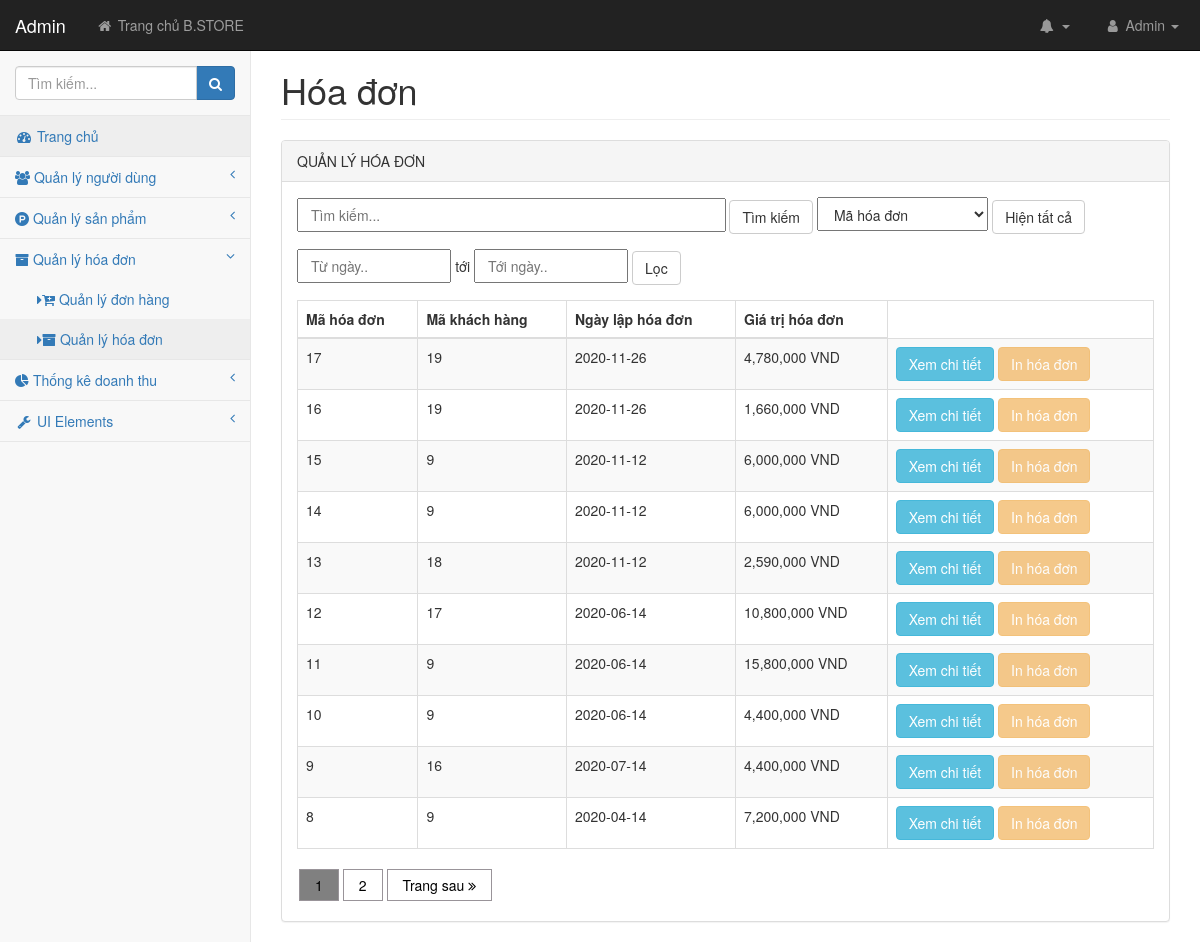
Screenshot of /admin/pages/hoadonlist.php (signed in) with the database file from the repository.
### tables this page shows
CREATE TABLE `tbl_hoadon` (
  `maHoaDon` int(11) NOT NULL,
  `maKhachHang` int(11) NOT NULL,
  `ngayDat` date NOT NULL,
  `giaTriHD` int(11) NOT NULL
);

### admin/lib/database.php (called while the page is built, shortened)
<?php
Class Database{
   public $host   = DB_HOST;
   public $user   = DB_USER;
   public $pass   = DB_PASS;
   public $dbname = DB_NAME;
   public $link;
private function connectDB(){
   $this->link = new mysqli($this->host, $this->user, $this->pass,
    $this->dbname);
 }
public function select($query){
  $result = $this->link->query($query) or
   die($this->link->error.__LINE__);
  if($result->num_rows > 0){
    return $result;
  } else {
    return false;
  }
 }
}

### admin/classes/hoadon.php (called while the page is built, shortened)
<?php
    require_once '../lib/database.php';
?>
<?php
    class hoadon
    {
        private $db;
        public function __construct()
        {
            $this->db = new Database();
        }
        public function show_hoadonPhanTrang()
        {
            $sanPhamTungTrang = 10;
            if (!isset($_GET['trang'])){
                    $trang = 1;
            }else{
                    $trang = $_GET['trang'];
            }
            $tungTrang = ($trang - 1) * $sanPhamTungTrang;
           if (isset($_GET['wordSearch']) && !empty($_GET['wordSearch']) ){
                if (isset($_GET['timTheo']) && !empty($_GET['timTheo']) ){
                    $wordSearch = $_GET['wordSearch'];
                    $timTheo = $_GET['timTheo'];
                    if ($timTheo == "Mã hóa đơn"){
                        $query = "SELECT * FROM tbl_hoadon WHERE maHoaDon LIKE '%$wordSearch%' ORDER BY maHoaDon DESC LIMIT $tungTrang, $sanPhamTungTrang ";
                    }
                    if ($timTheo == "Mã khách hàng"){
                        $query = "SELECT * FROM tbl_hoadon WHERE maKhachHang LIKE '%$wordSearch%' ORDER BY maHoaDon DESC LIMIT $tungTrang, $sanPhamTungTrang";
                    }
                    if ($timTheo == "Ngày lập hóa đơn"){
                        $query = "SELECT * FROM tbl_hoadon WHERE ngayDat LIKE '%$wordSearch%' ORDER BY maHoaDon DESC LIMIT $tungTrang, $sanPhamTungTrang  ";
                    }
                }
            }else{
                    $query = "SELECT * FROM tbl_hoadon ORDER BY maHoaDon DESC LIMIT $tungTrang, $sanPhamTungTrang ";
            }
            $result = $this->db->select($query);
            return $result;
        }
        public function getAllHoaDon()
        {
            if (isset($_GET['wordSearch']) && !empty($_GET['wordSearch']) ){
                if (isset($_GET['timTheo']) && !empty($_GET['timTheo']) ){
                    $wordSearch = $_GET['wordSearch'];
                    $timTheo = $_GET['timTheo'];
                    if ($timTheo == "Mã hóa đơn"){
                        $query = "SELECT * FROM tbl_hoadon WHERE maHoaDon LIKE '%$wordSearch%' ORDER BY maHoaDon DESC  ";
                    }
                    if ($timTheo == "Mã khách hàng"){
                        $query = "SELECT * FROM tbl_hoadon WHERE maKhachHang LIKE '%$wordSearch%' ORDER BY maHoaDon DESC ";
                    }
                    if ($timTheo == "Ngày lập hóa đơn"){
                        $query = "SELECT * FROM tbl_hoadon WHERE ngayDat LIKE '%$wordSearch%' ORDER BY maHoaDon DESC   ";
                    }
                }
            }else{
                    $query = "SELECT * FROM tbl_hoadon ORDER BY maHoaDon DESC ";
            }
            $result = $this->db->select($query);
            return $result;
        }
    }
?>

### admin/pages/hoadonlist.php (the view, shortened to what this page needs)
<?php
    include 'header.php';
?>
<?php  include_once '../classes/hoadon.php' ?>
<?php
    $hoadon = new hoadon();
?>
            <div id="page-wrapper">
                <div class="container-fluid">
                    <div class="row">
                        <div class="col-lg-12">
                            <h1 class="page-header">Hóa đơn</h1>
                        </div>
                    </div>
                    <div class="row">
                        <div class="col-lg-12">
                            <div class="panel panel-default">
                                <div class="panel-heading">
                                    QUẢN LÝ HÓA ĐƠN
                                </div>
                                <div class="panel-body">
                                     <form action="" method="get" style="margin-bottom: 15px;">
                                       <input type="text" name="wordSearch" placeholder="Tìm kiếm..." style="width: 50%;height: 34px;padding: 6px 12px;font-size: 14px;" value="<?php if (isset($_GET['wordSearch'])  && !empty($_GET['wordSearch']) ) echo $_GET['wordSearch'];?>" autofocus>
                                        <input type="submit" name="action" value="Tìm kiếm" class="btn btn-default" >
                                       <select class="inputAddProduct" name="timTheo" style="width: 20%;" required>
                                            <option value="Mã hóa đơn">Mã hóa đơn</option>
                                        </select>
                                        <a href="hoadonlist.php"><input type="button" name="search" value="Hiện tất cả" class="btn btn-default" ></a>
                                    </form>
                                    <form action="" method="get" style="margin-bottom: 15px;">
                                       <input type="text" name="ngaytruoc" placeholder="Từ ngày.." id="datepicker1" value="<?php if (isset($_GET['ngaytruoc'])) echo $_GET['ngaytruoc'] ?>" style="width: 18%;height: 34px;padding: 6px 12px;font-size: 14px;">
                                       <span> tới </span>
                                       <input type="text" name="ngaysau" placeholder="Tới ngày.." id="datepicker2" value="<?php if (isset($_GET['ngaysau'])) echo $_GET['ngaysau'] ?>" style="width: 18%;height: 34px;padding: 6px 12px;font-size: 14px;">
                                        <input type="submit" name="action" value="Lọc" class="btn btn-default" >
                                    </form>
                                    <div class="table-responsive">
                                        <table class="table table-striped table-bordered table-hover" id="dataTables-example">
                                            <thead>
                                                <tr>
                                                    <th>Mã hóa đơn</th>
                                                    <th>Mã khách hàng</th>
                                                    <th>Ngày lập hóa đơn</th>
                                                    <th>Giá trị hóa đơn</th>
                                                </tr>
                                            </thead>
                                            <tbody>
                                                <?php
                                                    $hoadonlist = $hoadon->show_hoadonPhanTrang();
                                                    if ($hoadonlist){
                                                        while ($resultHD = $hoadonlist->fetch_assoc()){
                                                ?>
                                                <tr class="odd gradeX">
                                                    <td><?php echo $resultHD['maHoaDon']; ?></td>
                                                    <td><?php echo $resultHD['maKhachHang']; ?></td>
                                                    <td><?php echo $resultHD['ngayDat']; ?></td>
                                                    <td><?php echo number_format($resultHD['giaTriHD']); ?> VND</td>
                                                    <td>
                                                        <a href="chitiethoadon.php?maHoaDon=<?php echo $resultHD['maHoaDon'] ?>"  onclick="return popitup('chitiethoadon.php?maHoaDon=<?php echo $resultHD['maHoaDon'] ?>') "><button type="button" class="btn btn-info" id="btnShow" >Xem chi tiết</button>
                                                            </a>
                                                        <button type="button" class="btn btn-warning disabled">In hóa đơn</button>
                                                    </td>
                                                </tr>
                                                <?php
                                                    }
                                                }
                                                ?>
                                            </tbody>
                                        </table>
                                        <div class="phanTrang">
                                            <?php
                                                    $donhangAll = $hoadon->getAllHoaDon();
                                                    if (mysqli_num_rows($donhangAll) == 0){
                                                        echo "<script>alert('Không tìm thấy dữ liệu!'); history.back();</script>";
                                                    }else{
                                                        $donhangCount = mysqli_num_rows($donhangAll);
                                                    }
                                                    $donhangButton = ceil($donhangCount/10);
                                                    if (!isset($_GET['trang'])){
                                                        $trangHienTai = 1;
                                                    }else{
                                                        $trangHienTai = $_GET['trang'];
                                                    }
                                                    if (isset($_GET['wordSearch'])  && !empty($_GET['wordSearch']) ){
                                                         $wordSearch = $_GET['wordSearch'];
                                                         $timTheo = $_GET['timTheo'];
                                                        if ($trangHienTai > 1 && $donhangButton > 1){
                                                            echo '<a href="?wordSearch='.$wordSearch.'&search=Tìm+kiếm&timTheo='.$timTheo.'$trang='.($trangHienTai - 1).' " ><i class="fa fa-angle-double-left"></i> Trang trước</a>';
                                                        }
                                                        for ($i = 1; $i <= $donhangButton; $i++ ){
                                                            if ($i == $trangHienTai ){
                                                                echo '<a href="?wordSearch='.$wordSearch.'&search=Tìm+kiếm&timTheo='.$timTheo.'&trang='.$i.' " style="background-color: grey;">' .$i. '</a>';
                                                            }else{
                                                                echo '<a href="?wordSearch='.$wordSearch.'&search=Tìm+kiếm&timTheo='.$timTheo.'&trang='.$i.' ">' .$i. '</a>';
                                                            }
                                                        }
                                                        if ($trangHienTai < $donhangButton && $donhangButton > 1){
                                                            echo '<a href="?wordSearch='.$wordSearch.'&search=Tìm+kiếm&timTheo='.$timTheo.'&trang='.($trangHienTai + 1).' ">Trang sau <i class="fa fa-angle-double-right"></i></a>';
                                                        }
                                                    }else{
                                                        for ($i = 1; $i <= $donhangButton; $i++ ){
                                                            if ($i == $trangHienTai ){
                                                                echo '<a href="?trang='.$i.' " style="background-color: grey;">' .$i. '</a>';
                                                            }else{
                                                                echo '<a href="?trang='.$i.' ">' .$i. '</a>';
                                                            }
                                                        }
                                                        if ($trangHienTai < $donhangButton && $donhangButton > 1){
                                                            echo '<a href="?trang='.($trangHienTai + 1).' ">Trang sau <i class="fa fa-angle-double-right"></i></a>';
                                                        }
                                                    }
                                                ?>
                                        </div>
                                    </div>
                                </div>
                            </div>
                        </div>
                    </div>
                                </div>
                            </div>
                        </div>
    </body>
</html>

### admin/css/style.css (style rules this page uses)
.inputAddProduct { width: 50%; height: 34px; padding: 6px 12px; font-size: 14px; }

### admin/css/startmin.css (style rules this page uses)
body { background-color: #f8f8f8; }
#page-wrapper { padding-top: 30px; min-height: 568px; background-color: #fff; }
@media (min-width:768px) { #page-wrapper { position: inherit; margin-left: 250px; padding: 30px 15px 0 15px; border-left: 1px solid #e7e7e7; } }

### admin/pages/hoadonlist.php (style rules this page uses)
.phanTrang a { text-decoration: none; cursor: pointer; color: black; float: left; padding: 5px 15px; border: 1px solid #999499; margin: 0px 2px 5px; }

### rows the page displays
tbl_hoadon: maHoaDon "17", maKhachHang "19", ngayDat "2020-11-26", giaTriHD "4,780,000"
tbl_hoadon: maHoaDon "16", maKhachHang "19", ngayDat "2020-11-26", giaTriHD "1,660,000"
tbl_hoadon: maHoaDon "15", maKhachHang "9", ngayDat "2020-11-12", giaTriHD "6,000,000"
tbl_hoadon: maHoaDon "14", maKhachHang "9", ngayDat "2020-11-12", giaTriHD "6,000,000"
tbl_hoadon: maHoaDon "13", maKhachHang "18", ngayDat "2020-11-12", giaTriHD "2,590,000"
tbl_hoadon: maHoaDon "12", maKhachHang "17", ngayDat "2020-06-14", giaTriHD "10,800,000"
tbl_hoadon: maHoaDon "11", maKhachHang "9", ngayDat "2020-06-14", giaTriHD "15,800,000"
tbl_hoadon: maHoaDon "10", maKhachHang "9", ngayDat "2020-06-14", giaTriHD "4,400,000"
tbl_hoadon: maHoaDon "9", maKhachHang "16", ngayDat "2020-07-14", giaTriHD "4,400,000"
tbl_hoadon: maHoaDon "8", maKhachHang "9", ngayDat "2020-04-14", giaTriHD "7,200,000"

### other values shown
Session::get('tenNguoiQuanTri') "Admin"
